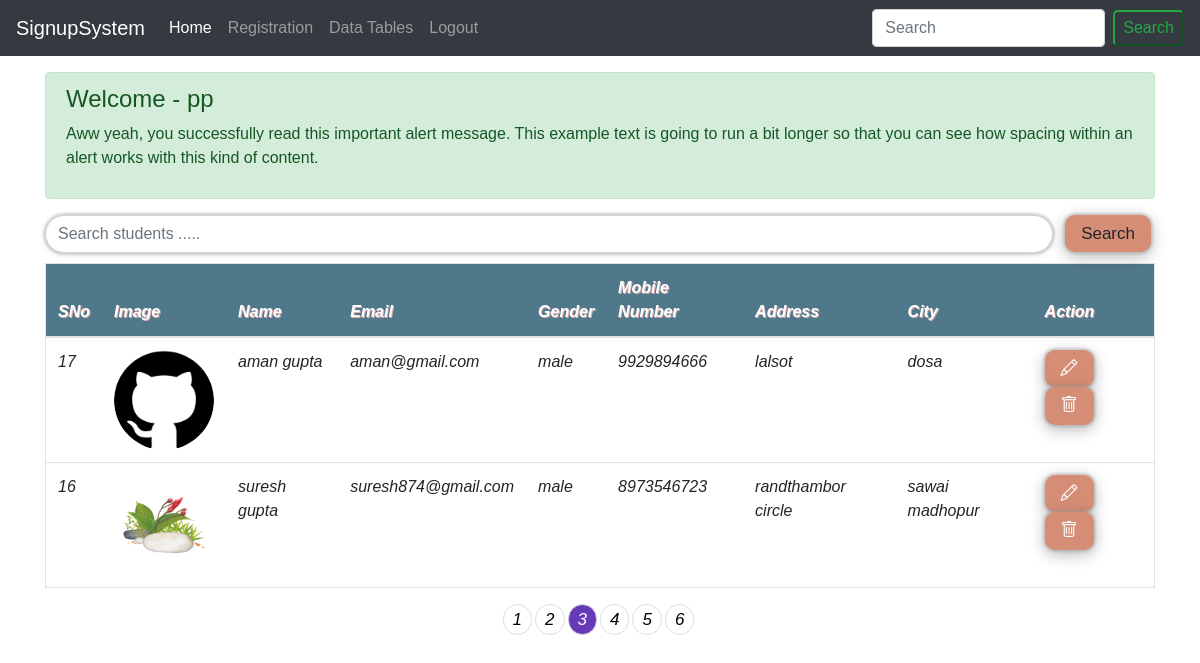
The app's page /index.php?page=3 (signed in) with its own data.
### tables this page shows
CREATE TABLE `tour` (
  `sno` int(11) NOT NULL,
  `pfimage` varchar(255) NOT NULL,
  `firstname` varchar(50) NOT NULL,
  `lastname` varchar(50) NOT NULL,
  `email` varchar(50) NOT NULL,
  `gender` varchar(22) NOT NULL,
  `mobilenumber` varchar(20) NOT NULL,
  `address` varchar(255) NOT NULL,
  `city` varchar(255) NOT NULL
);

### partials/tabledata.php (the view, shortened to what this page needs)
<div class="container ">
  <form class="search-post my-3" action="partials/search.php" method ="GET">
    <div class="input-group">
      <input style=" border-radius: 20px; margin-bottom: 10px; box-shadow: 0px 0px 2px 2px rgb(158 158 158 / 40%), 0px 2px 8px rgb(234 235 229);" type="text" name="search" class="form-control" placeholder="Search students .....">
      <span class="input-group-btn pl-2">
        <button  type="submit" class="btn mx-1">Search <i class="icon-search"></</button>
      </span>
    </div>
  </form>
  <?php
    include 'db.php';
        $results_per_page = 2;
        $sql = "SELECT * FROM tour";
        $result_total = mysqli_query($conn, $sql);
        $number_of_result = mysqli_num_rows($result_total);
        $number_of_page = ceil($number_of_result / $results_per_page);
        if (!isset($_GET['page']) ) {
            $page_no = 1;
        } else {
            $page_no = $_GET['page'];
        }
        $page_first_result = ($page_no-1) * $results_per_page;
        $query = "SELECT * FROM tour ORDER BY sno DESC LIMIT " . $page_first_result . ',' . $results_per_page;
        $result = mysqli_query($conn, $query);
  ?>
  <table id="myTable" class="table border">
    <?php
      echo "<thead class = 'tp'>";
      echo "<tr>";
      echo "<th>SNo</th>";
      echo "<th>Image</th>";
      echo "<th>Name</th>";
      echo "<th>Email</th>";
      echo "<th>Gender</th>";
      echo "<th>Mobile Number</th>";
      echo "<th>Address</th>";
      echo "<th>City</th>";
      echo "<th>Action</th>";
      echo "</tr>";
      echo "<thead>";
      echo "<tbody class = 'table-group-divider'>";
        if ($number_of_result > 0) {
          while ($row = mysqli_fetch_assoc($result)) {
            echo "<tr>";
            echo "<td>" . $row["sno"] . "<br>";
            echo "<td><img src='partials/photos/".$row['pfimage']."' width='100' height='100'  /></td>";
            echo "<td>" . $row["firstname"] . " " .$row["lastname"]. "<br>";
            echo "<td>" . $row["email"] . "<br>";
            echo "<td>" . $row["gender"] . "<br>";
            echo "<td>" . $row["mobilenumber"] . "<br>";
            echo "<td>" . $row["address"] . "<br>";
            echo "<td>" . $row["city"] . "<br>";
            echo "<td class='action-btn'>
                <a href='partials/update.php?sno=".$row['sno']."' class='btn btn-success btn-sm'><i class='bi bi-pencil'></i></a>
                <a href='partials/delete.php?sno=".$row['sno']."' class='btn btn-danger btn-sm'><i class='bi bi-trash'></i></a>
              </td>";
            echo "</tr>";
          }
        }
      echo "</tbody>";
    ?>
  </table>
  <div class="b-pagination-outer">
        <ul id="border-pagination">
            <?php
            for($page = 1; $page<= $number_of_page; $page++) {
                if ($page == $page_no) {
                  $active = "active";
                }else{
                 $active = "";
                }
                echo '<li><a class="'.$active.'" href="../signupsystem/index.php?page=' . $page . '">' . $page . ' </a></li>';
            }
            ?>
        </ul>
    </div>
</div>

### partials/tabledata.php (style rules this page uses)
.table { border: 50px solid black; background-color: white; }
.tp { background-color: #50788b; color: white; text-shadow: 1px 1px #dfb1b1; }
html, body { font: 100%/1.5 Verdana, sans-serif }
.b-pagination-outer { width: 100%; margin: 0 auto; text-align: center; overflow: hidden; display: flex }
#border-pagination { margin: 0 auto; padding: 0; text-align: center }
#border-pagination li { display: inline; }
#border-pagination li a { display: block; text-decoration: none; color: #000; border: 1px solid #ddd; float: left; border-radius: 50px; padding: 2px 9px; font-size: 17px; margin-right: 3px; }
#border-pagination li a { -webkit-transition: background-color 0.4s; transition: background-color 0.4s }
#border-pagination li a.active { background-color: #673ab7; color: #fff; }
#myTable tr { vertical-align: middle; }
#myTable tr td img { border-radius: 50%; }
.btn { border-radius: 10px; background: #d58e75; border: none; outline: none; font-size: 17px; padding: 6px 16px; box-shadow: 0px 0px 2px 2px rgb(158 158 158 / 40%), 0px 4px 16px rgb(0 0 0 / 30%); }

### records on screen
tour: sno "17", pfimage (picture), firstname "aman", lastname "gupta", email "aman@gmail.com", gender "male", mobilenumber "9929894666", address "lalsot", city "dosa"
tour: sno "16", pfimage (picture), firstname "suresh", lastname "gupta", email "suresh874@gmail.com", gender "male", mobilenumber "8973546723", address "randthambor circle", city "sawai madhopur"

### other values on screen
$_SESSION['username'] "pp"
